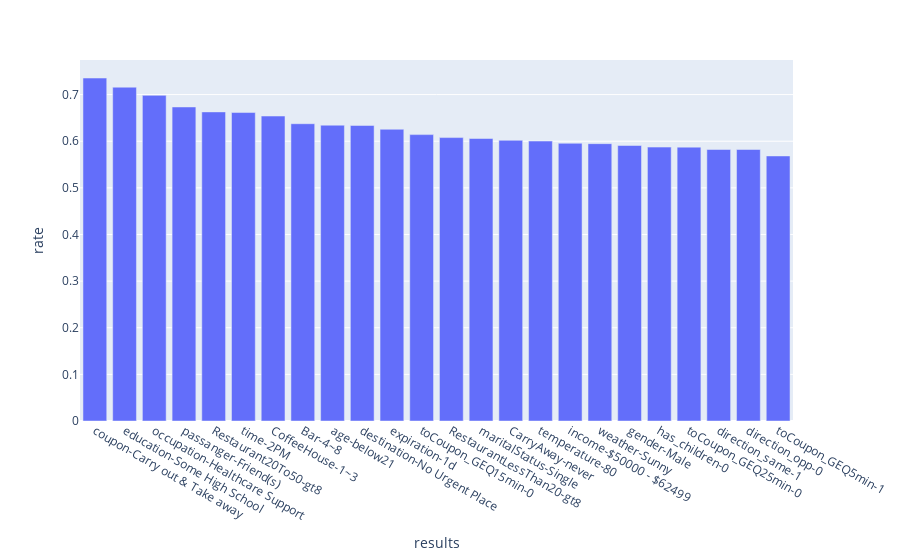

Write notebook code for a chart like this one.
### Markdown cell above
### High acceptance rate in each field

### Code cell
new_df = pd.DataFrame()
for col in data.columns:
    if col == 'Y':
        continue
    df = data.groupby(col)[['Y']].value_counts(normalize=True).reset_index(name='rate').rename({col: 'results'}, axis=1).query('Y ==1')
    df['results'] = df['results'].apply(lambda x: "{}{}".format(col + "-", x)) #prefix all resutls with col. name to distinguish
    df = df.sort_values('rate', ascending=False).head(1)
    new_df = pd.concat([new_df, df], ignore_index=True)

new_df.sort_values('rate', ascending=False, inplace=True)
fig = px.bar(new_df,y='rate', x='results')
fig.show()

### Figure 1 — Plotly figure (JSON) as saved in the notebook; plotly's stock layout.template omitted (floating-point values rounded to 4 significant figures)
{"data": [{"alignmentgroup": "True", "hovertemplate": "results=%{x}<br>rate=%{y}<extra></extra>", "legendgroup": "", "marker": {"color": "#636efa", "pattern": {"shape": ""}}, "name": "", "offsetgroup": "", "orientation": "v", "showlegend": false, "textposition": "auto", "type": "bar", "x": ["coupon-Carry out & Take away", "education-Some High School", "occupation-Healthcare Support", "passanger-Friend(s)", "Restaurant20To50-gt8", "time-2PM", "CoffeeHouse-1~3", "Bar-4~8", "age-below21", "destination-No Urgent Place", "expiration-1d", "toCoupon_GEQ15min-0", "RestaurantLessThan20-gt8", "maritalStatus-Single", "CarryAway-never", "temperature-80", "income-$50000 - $62499", "weather-Sunny", "gender-Male", "has_children-0", "toCoupon_GEQ25min-0", "direction_same-1", "direction_opp-0", "toCoupon_GEQ5min-1"], "xaxis": "x", "y": [0.7355, 0.7159, 0.6983, 0.6734, 0.6629, 0.6615, 0.654, 0.6375, 0.6344, 0.6338, 0.6256, 0.6142, 0.6078, 0.6059, 0.602, 0.6003, 0.5955, 0.5948, 0.5908, 0.5874, 0.5873, 0.5822, 0.5822, 0.5684], "yaxis": "y"}], "layout": {"autosize": true, "barmode": "relative", "legend": {"tracegroupgap": 0}, "margin": {"t": 60}, "xaxis": {"anchor": "y", "autorange": true, "domain": [0, 1], "range": [-0.5, 23.5], "title": {"text": "results"}, "type": "category"}, "yaxis": {"anchor": "x", "autorange": true, "domain": [0, 1], "range": [0, 0.7742], "title": {"text": "rate"}, "type": "linear"}}}
